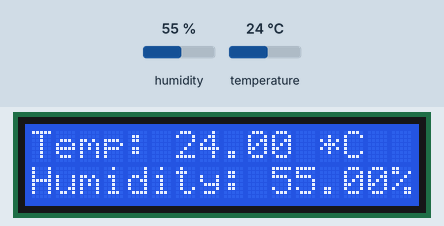
Simulated run of this sketch. Board: Raspberry Pi Pico. Parts: 16×2 character LCD. Inputs (shaded band) come from the test bench; at power-on: humidity 55 %, temperature 24 °C.

Above: at 1.2 s.
1.3 s: humidity set to 22 %
At 2.6 s:
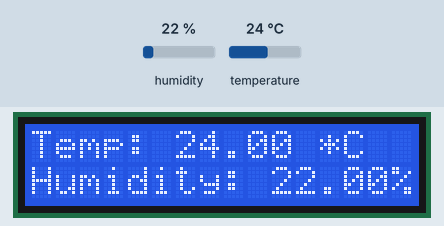
4.0 s: temperature set to 12 °C
At 4.4 s:
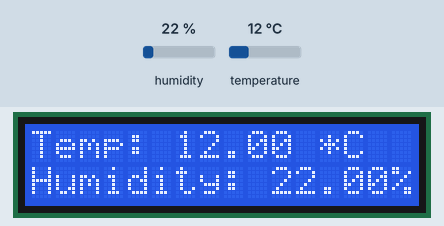
6.7 s: humidity set to 40 %
At 9.3 s:
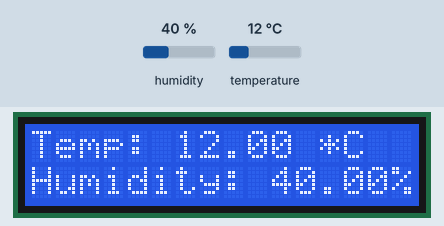
9.6 s: temperature set to 19 °C
At 11.2 s:
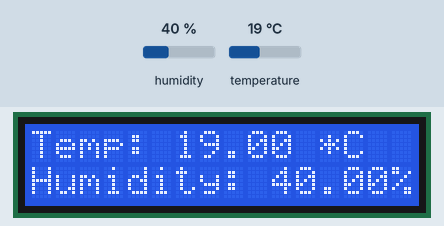
Timing chart, 0 to 12.7 s (numbered marks = the images above; inputs shaded):
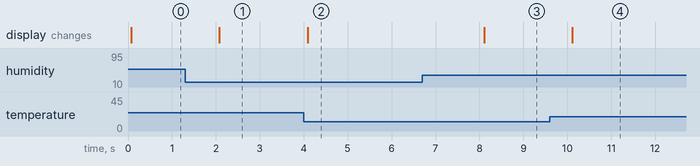

Measured:
- after the input at 1.3 s, the display: changes after 0.78 s (image 1)
- after the input at 4.0 s, the display: changes after 0.09 s (image 2)
- after the input at 6.7 s, the display: changes after 1.4 s (image 3)
- after the input at 9.6 s, the display: changes after 0.52 s (image 4)

The sketch:

sketch.ino
```cpp
#include <DHT.h>
#include <LiquidCrystal.h>

#define DHTPIN 22
#define DHTTYPE DHT22

DHT dht(DHTPIN, DHTTYPE);
LiquidCrystal lcd(2, 3, 4, 5, 6, 7);

void setup() {
  lcd.begin(16, 2);
  dht.begin();
}

void loop() {
  float temperature = dht.readTemperature();
  float humidity = dht.readHumidity();

  lcd.setCursor(0, 0);
  lcd.print("Temp: ");
  lcd.print(temperature);
  lcd.print(" *C");

  lcd.setCursor(0, 1);
  lcd.print("Humidity: ");
  lcd.print(humidity);
  lcd.print("%");

  delay(2000);
}
```
